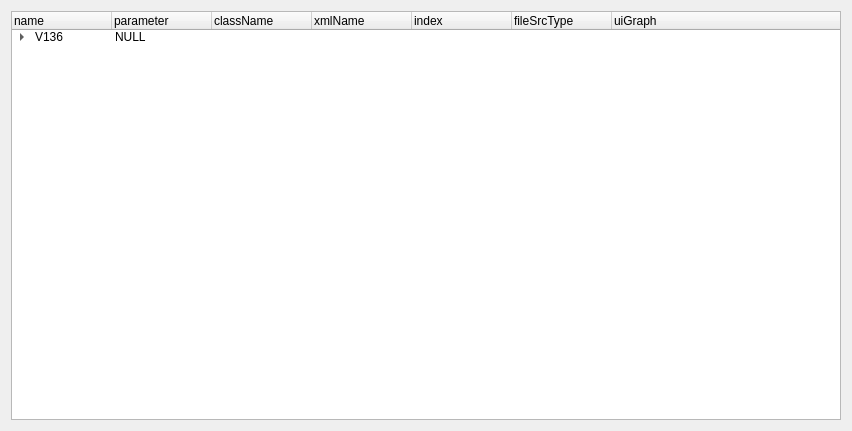
<?xml version="1.0" encoding="UTF-8"?>
<ui version="4.0">
 <class>Form</class>
 <widget class="QWidget" name="Form">
  <property name="geometry">
   <rect>
    <x>0</x>
    <y>0</y>
    <width>852</width>
    <height>431</height>
   </rect>
  </property>
  <property name="windowTitle">
   <string>Form</string>
  </property>
  <layout class="QVBoxLayout" name="verticalLayout">
   <item>
    <widget class="QTreeWidget" name="treeWidget">
     <column>
      <property name="text">
       <string>name</string>
      </property>
     </column>
     <column>
      <property name="text">
       <string>parameter</string>
      </property>
     </column>
     <column>
      <property name="text">
       <string>className</string>
      </property>
     </column>
     <column>
      <property name="text">
       <string>xmlName</string>
      </property>
     </column>
     <column>
      <property name="text">
       <string>index</string>
      </property>
     </column>
     <column>
      <property name="text">
       <string>fileSrcType</string>
      </property>
     </column>
     <column>
      <property name="text">
       <string>uiGraph</string>
      </property>
     </column>
     <item>
      <property name="text">
       <string>V136</string>
      </property>
      <property name="text">
       <string>NULL</string>
      </property>
      <property name="text">
       <string/>
      </property>
      <property name="text">
       <string/>
      </property>
      <property name="text">
       <string/>
      </property>
      <property name="text">
       <string/>
      </property>
      <item>
       <property name="text">
        <string>Axis</string>
       </property>
       <property name="text">
        <string>NULL</string>
       </property>
       <property name="text">
        <string/>
       </property>
       <property name="text">
        <string/>
       </property>
       <property name="text">
        <string/>
       </property>
       <property name="text">
        <string/>
       </property>
       <item>
        <property name="text">
         <string>Motor</string>
        </property>
        <property name="text">
         <string>NULL</string>
        </property>
        <property name="text">
         <string>UiMotor</string>
        </property>
        <property name="text">
         <string>PrmFuncMotor</string>
        </property>
        <property name="text">
         <string>0</string>
        </property>
        <property name="text">
         <string>1</string>
        </property>
        <property name="text">
         <string>GraphMotor129</string>
        </property>
       </item>
       <item>
        <property name="text">
         <string>Encoder</string>
        </property>
        <property name="text">
         <string>NULL</string>
        </property>
        <property name="text">
         <string>UiEncoder</string>
        </property>
        <property name="text">
         <string>PrmFuncEncoder</string>
        </property>
        <property name="text">
         <string>1</string>
        </property>
        <property name="text">
         <string>1</string>
        </property>
        <property name="text">
         <string>GraphEncoder136</string>
        </property>
       </item>
       <item>
        <property name="text">
         <string>Power</string>
        </property>
        <property name="text">
         <string>NULL</string>
        </property>
        <property name="text">
         <string>UiPower</string>
        </property>
        <property name="text">
         <string>PrmFuncPower</string>
        </property>
        <property name="text">
         <string>2</string>
        </property>
        <property name="text">
         <string>1</string>
        </property>
        <property name="text">
         <string>GraphPower129</string>
        </property>
       </item>
       <item>
        <property name="text">
         <string>Current</string>
        </property>
        <property name="text">
         <string>NULL</string>
        </property>
        <property name="text">
         <string>UiCurrent</string>
        </property>
        <property name="text">
         <string>PrmFuncCurrentloop</string>
        </property>
        <property name="text">
         <string>3</string>
        </property>
        <property name="text">
         <string>1</string>
        </property>
        <property name="text">
         <string>GraphCurrent133</string>
        </property>
       </item>
       <item>
        <property name="text">
         <string>Velocity</string>
        </property>
        <property name="text">
         <string>NULL</string>
        </property>
        <property name="text">
         <string>UiVelocity</string>
        </property>
        <property name="text">
         <string>PrmFuncSpeedloop</string>
        </property>
        <property name="text">
         <string>4</string>
        </property>
        <property name="text">
         <string>1</string>
        </property>
        <property name="text">
         <string>GraphVelocity133</string>
        </property>
       </item>
       <item>
        <property name="text">
         <string>Position</string>
        </property>
        <property name="text">
         <string>NULL</string>
        </property>
        <property name="text">
         <string>UiPosition</string>
        </property>
        <property name="text">
         <string>PrmFuncPositionloop</string>
        </property>
        <property name="text">
         <string>5</string>
        </property>
        <property name="text">
         <string>1</string>
        </property>
        <property name="text">
         <string>GraphPosition133</string>
        </property>
       </item>
       <item>
        <property name="text">
         <string>Brake</string>
        </property>
        <property name="text">
         <string>NULL</string>
        </property>
        <property name="text">
         <string>UiBrake</string>
        </property>
        <property name="text">
         <string>PrmFuncBrake</string>
        </property>
        <property name="text">
         <string>6</string>
        </property>
        <property name="text">
         <string>1</string>
        </property>
        <property name="text">
         <string>GraphBrake129</string>
        </property>
       </item>
       <item>
        <property name="text">
         <string>IOConfig</string>
        </property>
        <property name="text">
         <string>NULL</string>
        </property>
        <property name="text">
         <string>UiIOConf</string>
        </property>
        <property name="text">
         <string>PrmFuncIOConf</string>
        </property>
        <property name="text">
         <string>7</string>
        </property>
        <property name="text">
         <string>1</string>
        </property>
        <property name="text">
         <string>GraphIOConf136</string>
        </property>
       </item>
       <item>
        <property name="text">
         <string>IOAnalog</string>
        </property>
        <property name="text">
         <string>NULL</string>
        </property>
        <property name="text">
         <string>UiIOAnalog</string>
        </property>
        <property name="text">
         <string>PrmFuncIOAnalog</string>
        </property>
        <property name="text">
         <string>8</string>
        </property>
        <property name="text">
         <string>1</string>
        </property>
        <property name="text">
         <string>GraphIOAnalog136</string>
        </property>
       </item>
       <item>
        <property name="text">
         <string>Status</string>
        </property>
        <property name="text">
         <string>NULL</string>
        </property>
        <property name="text">
         <string>UiStatus</string>
        </property>
        <property name="text">
         <string>PrmFuncDeviceStatus</string>
        </property>
        <property name="text">
         <string>9</string>
        </property>
        <property name="text">
         <string>0</string>
        </property>
        <property name="text">
         <string>GraphStatus136</string>
        </property>
       </item>
       <item>
        <property name="text">
         <string>RAM</string>
        </property>
        <property name="text">
         <string>NULL</string>
        </property>
        <property name="text">
         <string>UiRAM</string>
        </property>
        <property name="text">
         <string>PrmRAMAxis</string>
        </property>
        <property name="text">
         <string>10</string>
        </property>
        <property name="text">
         <string>1</string>
        </property>
        <property name="text">
         <string>NULL</string>
        </property>
       </item>
       <item>
        <property name="text">
         <string>FLASH</string>
        </property>
        <property name="text">
         <string>NULL</string>
        </property>
        <property name="text">
         <string>UiFLASH</string>
        </property>
        <property name="text">
         <string>PrmFlashAxis</string>
        </property>
        <property name="text">
         <string>11</string>
        </property>
        <property name="text">
         <string>1</string>
        </property>
        <property name="text">
         <string>NULL</string>
        </property>
       </item>
      </item>
      <item>
       <property name="text">
        <string>UiGlobal</string>
       </property>
       <property name="text">
        <string>NULL</string>
       </property>
       <property name="text">
        <string/>
       </property>
       <property name="text">
        <string/>
       </property>
       <property name="text">
        <string/>
       </property>
       <property name="text">
        <string/>
       </property>
       <item>
        <property name="text">
         <string>IO</string>
        </property>
        <property name="text">
         <string>NULL</string>
        </property>
        <property name="text">
         <string>UiIO</string>
        </property>
        <property name="text">
         <string>PrmIO</string>
        </property>
        <property name="text">
         <string/>
        </property>
        <property name="text">
         <string>0</string>
        </property>
        <property name="text">
         <string>GraphIO133</string>
        </property>
       </item>
      </item>
      <item>
       <property name="text">
        <string>Global</string>
       </property>
       <item>
        <property name="text">
         <string>Plot</string>
        </property>
        <property name="text">
         <string>NULL</string>
        </property>
       </item>
      </item>
     </item>
    </widget>
   </item>
  </layout>
 </widget>
 <resources/>
 <connections/>
</ui>
